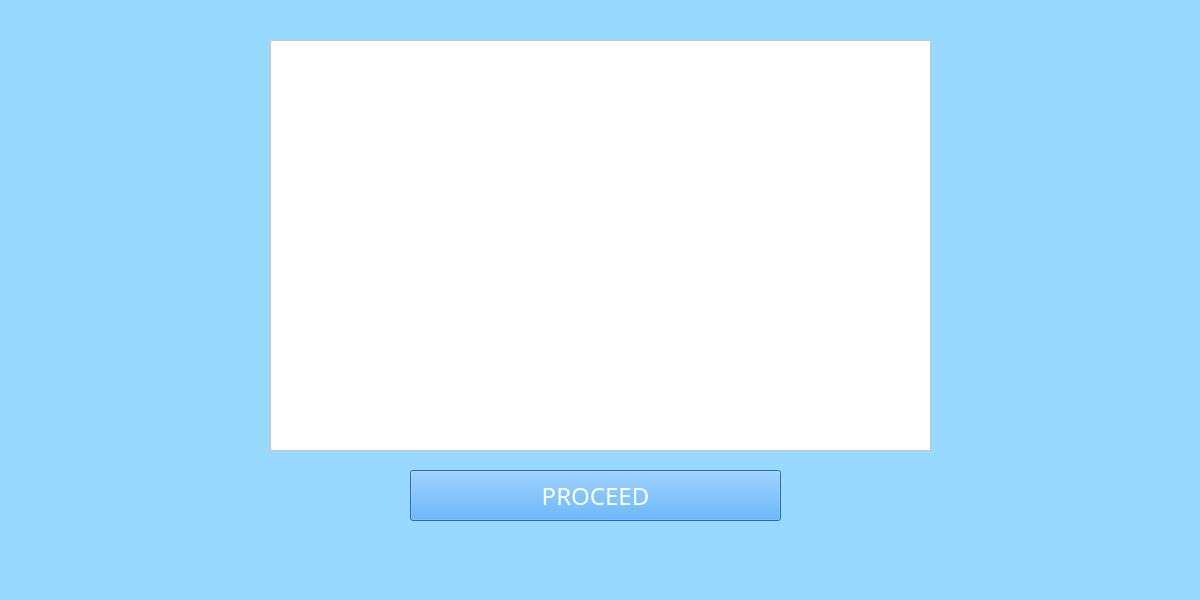
<?xml version="1.0" encoding="UTF-8"?>
<ui version="4.0">
 <class>MainWindow</class>
 <widget class="QMainWindow" name="MainWindow">
  <property name="geometry">
   <rect>
    <x>0</x>
    <y>0</y>
    <width>1200</width>
    <height>600</height>
   </rect>
  </property>
  <property name="windowTitle">
   <string>MainWindow</string>
  </property>
  <property name="styleSheet">
   <string notr="true">background-color: rgb(152, 218, 255);</string>
  </property>
  <widget class="QWidget" name="centralwidget">
   <widget class="QGraphicsView" name="graphicsView">
    <property name="geometry">
     <rect>
      <x>270</x>
      <y>40</y>
      <width>661</width>
      <height>411</height>
     </rect>
    </property>
    <property name="styleSheet">
     <string notr="true">background-color: rgb(255, 255, 255);</string>
    </property>
   </widget>
   <widget class="QPushButton" name="pushButton">
    <property name="geometry">
     <rect>
      <x>410</x>
      <y>470</y>
      <width>371</width>
      <height>51</height>
     </rect>
    </property>
    <property name="palette">
     <palette>
      <active>
       <colorrole role="WindowText">
        <brush brushstyle="SolidPattern">
         <color alpha="255">
          <red>0</red>
          <green>0</green>
          <blue>0</blue>
         </color>
        </brush>
       </colorrole>
       <colorrole role="Button">
        <brush brushstyle="SolidPattern">
         <color alpha="255">
          <red>59</red>
          <green>151</green>
          <blue>237</blue>
         </color>
        </brush>
       </colorrole>
       <colorrole role="Text">
        <brush brushstyle="SolidPattern">
         <color alpha="255">
          <red>255</red>
          <green>255</green>
          <blue>255</blue>
         </color>
        </brush>
       </colorrole>
       <colorrole role="ButtonText">
        <brush brushstyle="SolidPattern">
         <color alpha="255">
          <red>255</red>
          <green>255</green>
          <blue>255</blue>
         </color>
        </brush>
       </colorrole>
       <colorrole role="Base">
        <brush brushstyle="SolidPattern">
         <color alpha="255">
          <red>59</red>
          <green>151</green>
          <blue>237</blue>
         </color>
        </brush>
       </colorrole>
       <colorrole role="Window">
        <brush brushstyle="SolidPattern">
         <color alpha="255">
          <red>59</red>
          <green>151</green>
          <blue>237</blue>
         </color>
        </brush>
       </colorrole>
       <colorrole role="PlaceholderText">
        <brush brushstyle="SolidPattern">
         <color alpha="128">
          <red>0</red>
          <green>0</green>
          <blue>0</blue>
         </color>
        </brush>
       </colorrole>
      </active>
      <inactive>
       <colorrole role="WindowText">
        <brush brushstyle="SolidPattern">
         <color alpha="255">
          <red>0</red>
          <green>0</green>
          <blue>0</blue>
         </color>
        </brush>
       </colorrole>
       <colorrole role="Button">
        <brush brushstyle="SolidPattern">
         <color alpha="255">
          <red>59</red>
          <green>151</green>
          <blue>237</blue>
         </color>
        </brush>
       </colorrole>
       <colorrole role="Text">
        <brush brushstyle="SolidPattern">
         <color alpha="255">
          <red>255</red>
          <green>255</green>
          <blue>255</blue>
         </color>
        </brush>
       </colorrole>
       <colorrole role="ButtonText">
        <brush brushstyle="SolidPattern">
         <color alpha="255">
          <red>255</red>
          <green>255</green>
          <blue>255</blue>
         </color>
        </brush>
       </colorrole>
       <colorrole role="Base">
        <brush brushstyle="SolidPattern">
         <color alpha="255">
          <red>59</red>
          <green>151</green>
          <blue>237</blue>
         </color>
        </brush>
       </colorrole>
       <colorrole role="Window">
        <brush brushstyle="SolidPattern">
         <color alpha="255">
          <red>59</red>
          <green>151</green>
          <blue>237</blue>
         </color>
        </brush>
       </colorrole>
       <colorrole role="PlaceholderText">
        <brush brushstyle="SolidPattern">
         <color alpha="128">
          <red>255</red>
          <green>255</green>
          <blue>255</blue>
         </color>
        </brush>
       </colorrole>
      </inactive>
      <disabled>
       <colorrole role="WindowText">
        <brush brushstyle="SolidPattern">
         <color alpha="255">
          <red>120</red>
          <green>120</green>
          <blue>120</blue>
         </color>
        </brush>
       </colorrole>
       <colorrole role="Button">
        <brush brushstyle="SolidPattern">
         <color alpha="255">
          <red>59</red>
          <green>151</green>
          <blue>237</blue>
         </color>
        </brush>
       </colorrole>
       <colorrole role="Text">
        <brush brushstyle="SolidPattern">
         <color alpha="255">
          <red>120</red>
          <green>120</green>
          <blue>120</blue>
         </color>
        </brush>
       </colorrole>
       <colorrole role="ButtonText">
        <brush brushstyle="SolidPattern">
         <color alpha="255">
          <red>120</red>
          <green>120</green>
          <blue>120</blue>
         </color>
        </brush>
       </colorrole>
       <colorrole role="Base">
        <brush brushstyle="SolidPattern">
         <color alpha="255">
          <red>59</red>
          <green>151</green>
          <blue>237</blue>
         </color>
        </brush>
       </colorrole>
       <colorrole role="Window">
        <brush brushstyle="SolidPattern">
         <color alpha="255">
          <red>59</red>
          <green>151</green>
          <blue>237</blue>
         </color>
        </brush>
       </colorrole>
       <colorrole role="PlaceholderText">
        <brush brushstyle="SolidPattern">
         <color alpha="128">
          <red>0</red>
          <green>0</green>
          <blue>0</blue>
         </color>
        </brush>
       </colorrole>
      </disabled>
     </palette>
    </property>
    <property name="font">
     <font>
      <family>Poppins</family>
      <pointsize>18</pointsize>
     </font>
    </property>
    <property name="styleSheet">
     <string notr="true">background-color: rgb(59, 151, 237);</string>
    </property>
    <property name="text">
     <string>PROCEED</string>
    </property>
   </widget>
  </widget>
  <widget class="QStatusBar" name="statusbar"/>
 </widget>
 <resources/>
 <connections/>
</ui>
